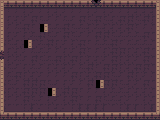

A 2D game scene composited from a Tiled map and its tileset images. What follows is a short description and the map's XML, with each tile layer's data collapsed to a summary:
An orthogonal 20x15 tile map with 8x8 px tiles, 2 tile layers (Tile Layer 1, Tile Layer 2).

<map version="1.2" tiledversion="1.2.1" orientation="orthogonal" renderorder="left-up" width="20" height="15" tilewidth="8" tileheight="8" infinite="0" nextlayerid="3" nextobjectid="1">
 <tileset firstgid="1" source="topdown.tsx" />
 <layer id="1" name="Tile Layer 1" width="20" height="15">
  <data>[300 cells, 300 non-empty, 24 distinct tile ids]</data>
 </layer>
 <layer id="2" name="Tile Layer 2" width="20" height="15">
  <data>[300 cells, 26 non-empty, 5 distinct tile ids]</data>
 </layer>
</map>
